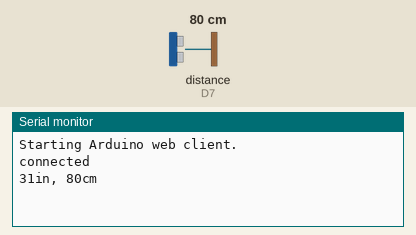
Recording of a sketch running on a simulated Arduino MKR. Shown: the last lines printed to the serial monitor. Wiring (inferred from the names in the program): ultrasonic range finder: trigger D8; echo D7. The inputs (shaded band) are chosen by the test bench; at power-on: distance to the obstacle (sensor on D7) 80 cm. The echo pulse lasts 58.3 µs per cm.

Above: at 5.2 s.
5.3 s: distance to the obstacle (sensor on D7) set to 2 cm
At 6.4 s:
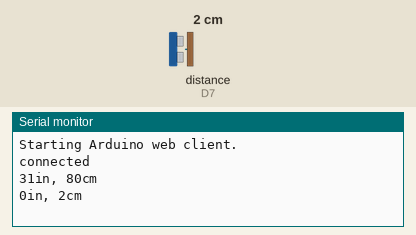
7.1 s: distance to the obstacle (sensor on D7) set to 4 cm
At 8.7 s:
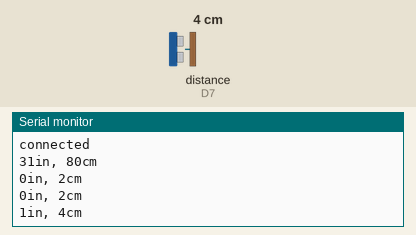
Timing chart, 0 to 10.2 s (numbered marks = the images above; inputs shaded):
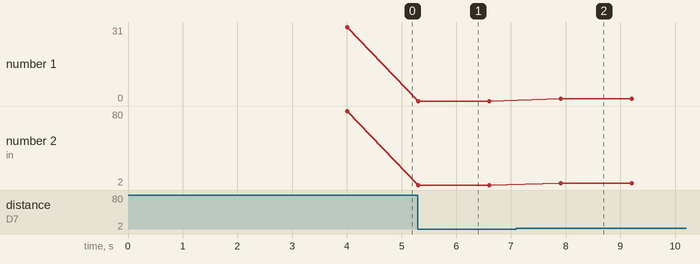

The sketch:

Uploading_sensor_data_two.ino
```cpp
#include "arduino_secrets.h"
/*
  Write Sensor data to a field on ThingSpeak

  Description: Writes distance read from HCSR04 to a channel on ThingSpeak every 60 seconds.

  Hardware: Arduino MKR GSM 1400, Ultrasonic Sensor.

  -Modify the secrets.h file for this project with your network connection and ThingSpeak channel details. !!!

  Note:
  - Requires MKRGSM library, Thingspeak library, HCSR04 library.
  - Reqires GSM access (SIM card or credentials).

  ThingSpeak ( https://www.thingspeak.com ) is an analytic IoT platform service that allows you to aggregate, visualize, and
  analyze live data streams in the cloud. Visit https://www.thingspeak.com to sign up for a free account and create a channel.


*/
#include <ThingSpeak.h>

#include <HCSR04.h>
#include <MKRGSM.h>
#include <OneWire.h>
#include <PubSubClient.h>

//The sensitive data are set in the arduino_secrets.h tab
const char PINNUMBER[]     = SECRET_PIN;
// APN data
const char GPRS_APN[]      = SECRET_GPRS_APN;
const char GPRS_LOGIN[]    = SECRET_GPRS_LOGIN;
const char GPRS_PASSWORD[] = SECRET_GPRS_PASS;

// Initialize the library instance
GSMClient client; //Client service for TCP connection
GPRS gprs; //GPRS access
GSM gsmAccess; //GSM access: include a 'true' parameter for debug enabled

#define SECRET_CH_ID "1353435"
String myWriteAPIKey = SECRET_WRITE_APIKEY;

// Setting URL to http://thingspeak.com
char thingSpeakAddress[] = "api.thingspeak.com";
//char url[] = "api.thingspeak.com";
char urlproxy[] = "http://api.thingspeak.com";
char path[] = "/";


// Various variables used in this Sketch
String response = "";
String okmsg = "ok";
String errormsg = "error";

#define echoPIN 7
#define trigPIN 8
long duration;
int distance;

void setup()
{
  Serial.begin(115200);         //Recommended speed is 115200
  pinMode(trigPIN,OUTPUT);      //Sets the TrigPIN as an output
  pinMode(echoPIN,INPUT);       //Sets the echoPIN as an input
  while (!Serial) {
    ; // wait for serial port to connect. Needed for Leonardo native USB port only
  }

  Serial.println("Starting Arduino web client.");
  boolean connected = false;

  // wait 10 seconds for connection:
  delay(1000);

  while (!connected) {
    if ((gsmAccess.begin(PINNUMBER) == GSM_READY) &&
      (gprs.attachGPRS(GPRS_APN, GPRS_LOGIN, GPRS_PASSWORD) == GPRS_READY)) {
      connected = true;
    } else {
      Serial.println("Not connected");
      delay(1000);
    }
  }

  Serial.println("connected");

  ThingSpeak.begin(client);  // Initialize ThingSpeak
}


void loop()
{
      long duration, inches, cm;
      //clears the trigPIN
      digitalWrite(trigPIN, LOW);
      delayMicroseconds(2);

      // Sets the trigPin on HIGH state.
      digitalWrite(trigPIN, HIGH);
      delayMicroseconds(10);

      digitalWrite(trigPIN, LOW);

      // Reads the echoPin, returns the sound wave travel time in microseconds
      duration = pulseIn(echoPIN, HIGH);
      inches = microsecondsToInches(duration);
      cm = microsecondsToCentimeters(duration);

      Serial.print(inches);
      Serial.print("in, ");
      Serial.print(cm);
      Serial.print("cm");
      Serial.println();

  delay(100);


  sendDistance(cm);
}
long microsecondsToInches(long microseconds)
{ // According to Parallax's datasheet for the PING))), there are
  // 73.746 microseconds per inch (i.e. sound travels at 1130 feet per
  // second).  This gives the distance travelled by the ping, outbound
  // and return, so we divide by 2 to get the distance of the obstacle.
  // See: http://www.parallax.com/dl/docs/prod/acc/28015-PING-v1.3.pdf
  return microseconds / 74 / 2;
}
long microsecondsToCentimeters(long microseconds) {
  // The speed of sound is 340 m/s or 29 microseconds per centimeter.
  // The ping travels out and back, so to find the distance of the
  // object we take half of the distance travelled.
  return microseconds / 29 / 2;
}

 void sendDistance(float cm)
{
  GSMClient client;//not to be confused with "client" in PubSub{}, and wclient for mqtt
   if (client.connect(thingSpeakAddress, 80)) { // use ip 184.106.153.149 or api.thingspeak.com
   //Serial.println("GSM Client connected ");

   String postStr = myWriteAPIKey;
   postStr += "&field1=";
   postStr += String(cm);
   postStr += "\r\n\r\n";

   client.print("POST /update HTTP/1.1\n");
   client.print("Host: api.thingspeak.com\n");
   client.println("User-Agent: Arduino MKRGSM");
   client.print("Connection: close\n");
   client.print("X-THINGSPEAKAPIKEY: " + myWriteAPIKey + "\n");
   client.print("Content-Type: application/x-www-form-urlencoded\n");
   client.print("Content-Length: ");
   client.print(postStr.length());
   client.print("\n\n");
   client.print(postStr);
   delay(1000);

   }//end if

 client.stop();
}//end send to ts
```

arduino_secrets.h
```cpp
#define SECRET_PIN ""
#define SECRET_GPRS_APN ""
#define SECRET_GPRS_LOGIN ""
#define SECRET_GPRS_PASS ""
#define SECRET_CH_ID ""
#define SECRET_WRITE_APIKEY ""
```

Measured:
- after the input at 5.3 s, the serial monitor: prints a new line at once (image 1)
- after the input at 7.1 s, the serial monitor: prints a new line after 0.81 s (image 2)
- plotted number 1: 31 → 0 after the input at 5.3 s, 0 → 1 after the input at 7.1 s
- plotted number 2: 80 → 2 after the input at 5.3 s, 2 → 4 after the input at 7.1 s
